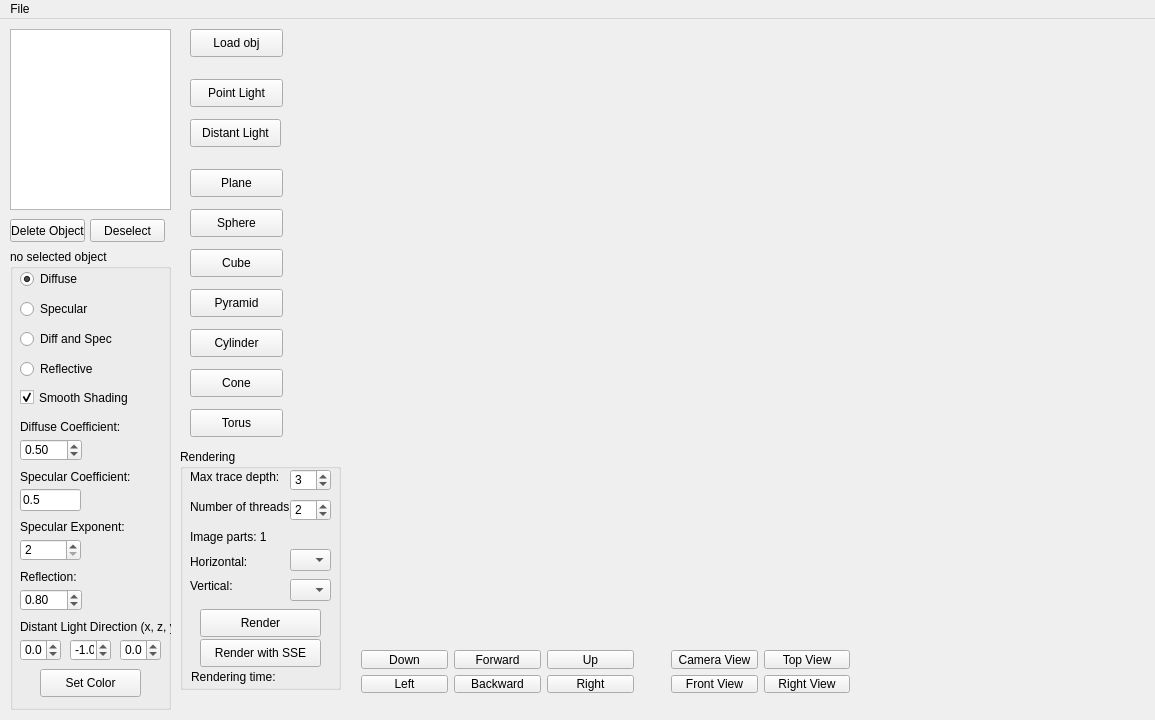
<?xml version="1.0" encoding="UTF-8"?>
<ui version="4.0">
 <class>MainWindow</class>
 <widget class="QMainWindow" name="MainWindow">
  <property name="enabled">
   <bool>true</bool>
  </property>
  <property name="geometry">
   <rect>
    <x>0</x>
    <y>0</y>
    <width>1155</width>
    <height>720</height>
   </rect>
  </property>
  <property name="sizePolicy">
   <sizepolicy hsizetype="Fixed" vsizetype="Fixed">
    <horstretch>0</horstretch>
    <verstretch>0</verstretch>
   </sizepolicy>
  </property>
  <property name="minimumSize">
   <size>
    <width>1155</width>
    <height>720</height>
   </size>
  </property>
  <property name="maximumSize">
   <size>
    <width>1155</width>
    <height>720</height>
   </size>
  </property>
  <property name="windowTitle">
   <string>MainWindow</string>
  </property>
  <widget class="QWidget" name="centralWidget">
   <widget class="GLWidget" name="glWidget" native="true">
    <property name="geometry">
     <rect>
      <x>350</x>
      <y>10</y>
      <width>800</width>
      <height>600</height>
     </rect>
    </property>
    <property name="sizePolicy">
     <sizepolicy hsizetype="Fixed" vsizetype="Fixed">
      <horstretch>0</horstretch>
      <verstretch>0</verstretch>
     </sizepolicy>
    </property>
    <property name="toolTip">
     <string extracomment="Spot light angle"/>
    </property>
   </widget>
   <widget class="QWidget" name="layoutWidget">
    <property name="geometry">
     <rect>
      <x>350</x>
      <y>620</y>
      <width>295</width>
      <height>65</height>
     </rect>
    </property>
    <layout class="QGridLayout" name="MoveCameraGrid">
     <item row="0" column="2">
      <widget class="QPushButton" name="moveUpButton">
       <property name="text">
        <string>Up</string>
       </property>
      </widget>
     </item>
     <item row="0" column="1">
      <widget class="QPushButton" name="moveForwardButton">
       <property name="text">
        <string>Forward</string>
       </property>
      </widget>
     </item>
     <item row="1" column="0">
      <widget class="QPushButton" name="moveLeftButton">
       <property name="text">
        <string>Left</string>
       </property>
      </widget>
     </item>
     <item row="1" column="1">
      <widget class="QPushButton" name="moveBackwardButton">
       <property name="text">
        <string>Backward</string>
       </property>
      </widget>
     </item>
     <item row="1" column="2">
      <widget class="QPushButton" name="moveRightButton">
       <property name="text">
        <string>Right</string>
       </property>
      </widget>
     </item>
     <item row="0" column="0">
      <widget class="QPushButton" name="moveDownButton">
       <property name="text">
        <string>Down</string>
       </property>
      </widget>
     </item>
    </layout>
   </widget>
   <widget class="QListWidget" name="objectListWidget">
    <property name="geometry">
     <rect>
      <x>10</x>
      <y>10</y>
      <width>161</width>
      <height>181</height>
     </rect>
    </property>
   </widget>
   <widget class="QGroupBox" name="propertiesGroupBox">
    <property name="enabled">
     <bool>true</bool>
    </property>
    <property name="geometry">
     <rect>
      <x>10</x>
      <y>230</y>
      <width>161</width>
      <height>461</height>
     </rect>
    </property>
    <property name="title">
     <string>no selected object</string>
    </property>
    <widget class="QPushButton" name="setColorButton">
     <property name="enabled">
      <bool>true</bool>
     </property>
     <property name="geometry">
      <rect>
       <x>30</x>
       <y>420</y>
       <width>101</width>
       <height>28</height>
      </rect>
     </property>
     <property name="text">
      <string>Set Color</string>
     </property>
    </widget>
    <widget class="QRadioButton" name="reflectiveRadioButton">
     <property name="geometry">
      <rect>
       <x>10</x>
       <y>110</y>
       <width>95</width>
       <height>20</height>
      </rect>
     </property>
     <property name="text">
      <string>Reflective</string>
     </property>
    </widget>
    <widget class="QRadioButton" name="specularRadioButton">
     <property name="geometry">
      <rect>
       <x>10</x>
       <y>50</y>
       <width>95</width>
       <height>20</height>
      </rect>
     </property>
     <property name="text">
      <string>Specular</string>
     </property>
    </widget>
    <widget class="QRadioButton" name="diffuseAndSpecularRadioButton">
     <property name="geometry">
      <rect>
       <x>10</x>
       <y>80</y>
       <width>121</width>
       <height>20</height>
      </rect>
     </property>
     <property name="toolTip">
      <string extracomment="Diffuse and Specular"/>
     </property>
     <property name="text">
      <string>Diff and Spec</string>
     </property>
    </widget>
    <widget class="QRadioButton" name="diffuseRadioButton">
     <property name="geometry">
      <rect>
       <x>10</x>
       <y>20</y>
       <width>95</width>
       <height>20</height>
      </rect>
     </property>
     <property name="text">
      <string>Diffuse</string>
     </property>
     <property name="checked">
      <bool>true</bool>
     </property>
    </widget>
    <widget class="QDoubleSpinBox" name="diffuseDoubleSpinBox">
     <property name="geometry">
      <rect>
       <x>10</x>
       <y>190</y>
       <width>62</width>
       <height>22</height>
      </rect>
     </property>
     <property name="minimum">
      <double>0.000000000000000</double>
     </property>
     <property name="maximum">
      <double>1.000000000000000</double>
     </property>
     <property name="singleStep">
      <double>0.010000000000000</double>
     </property>
     <property name="value">
      <double>0.500000000000000</double>
     </property>
    </widget>
    <widget class="QLabel" name="diffuseCoefficientLabel">
     <property name="geometry">
      <rect>
       <x>10</x>
       <y>170</y>
       <width>141</width>
       <height>16</height>
      </rect>
     </property>
     <property name="sizePolicy">
      <sizepolicy hsizetype="Preferred" vsizetype="Preferred">
       <horstretch>0</horstretch>
       <verstretch>0</verstretch>
      </sizepolicy>
     </property>
     <property name="text">
      <string>Diffuse Coefficient:</string>
     </property>
    </widget>
    <widget class="QLabel" name="specularCoefficientLabel">
     <property name="geometry">
      <rect>
       <x>10</x>
       <y>220</y>
       <width>141</width>
       <height>16</height>
      </rect>
     </property>
     <property name="text">
      <string>Specular Coefficient:</string>
     </property>
    </widget>
    <widget class="QLabel" name="specularExponentLabel">
     <property name="geometry">
      <rect>
       <x>10</x>
       <y>270</y>
       <width>141</width>
       <height>16</height>
      </rect>
     </property>
     <property name="text">
      <string>Specular Exponent:</string>
     </property>
    </widget>
    <widget class="QSpinBox" name="specularExponentSpinBox">
     <property name="enabled">
      <bool>true</bool>
     </property>
     <property name="geometry">
      <rect>
       <x>10</x>
       <y>290</y>
       <width>61</width>
       <height>22</height>
      </rect>
     </property>
     <property name="minimum">
      <number>2</number>
     </property>
     <property name="maximum">
      <number>2000</number>
     </property>
     <property name="singleStep">
      <number>1</number>
     </property>
    </widget>
    <widget class="QLineEdit" name="specularLineEdit">
     <property name="enabled">
      <bool>true</bool>
     </property>
     <property name="geometry">
      <rect>
       <x>10</x>
       <y>240</y>
       <width>61</width>
       <height>22</height>
      </rect>
     </property>
     <property name="text">
      <string>0.5</string>
     </property>
     <property name="readOnly">
      <bool>true</bool>
     </property>
    </widget>
    <widget class="QLabel" name="reflectionLabel">
     <property name="geometry">
      <rect>
       <x>10</x>
       <y>320</y>
       <width>141</width>
       <height>16</height>
      </rect>
     </property>
     <property name="text">
      <string>Reflection:</string>
     </property>
    </widget>
    <widget class="QDoubleSpinBox" name="reflectionDoubleSpinBox">
     <property name="geometry">
      <rect>
       <x>10</x>
       <y>340</y>
       <width>62</width>
       <height>22</height>
      </rect>
     </property>
     <property name="maximum">
      <double>1.000000000000000</double>
     </property>
     <property name="singleStep">
      <double>0.100000000000000</double>
     </property>
     <property name="value">
      <double>0.800000000000000</double>
     </property>
    </widget>
    <widget class="QCheckBox" name="SmoothShadingCheckBox">
     <property name="geometry">
      <rect>
       <x>10</x>
       <y>140</y>
       <width>141</width>
       <height>17</height>
      </rect>
     </property>
     <property name="minimumSize">
      <size>
       <width>140</width>
       <height>0</height>
      </size>
     </property>
     <property name="text">
      <string>Smooth Shading</string>
     </property>
     <property name="checked">
      <bool>true</bool>
     </property>
    </widget>
    <widget class="QLabel" name="distantLightDirectionLabel">
     <property name="geometry">
      <rect>
       <x>10</x>
       <y>370</y>
       <width>151</width>
       <height>16</height>
      </rect>
     </property>
     <property name="minimumSize">
      <size>
       <width>151</width>
       <height>0</height>
      </size>
     </property>
     <property name="text">
      <string>Distant Light Direction (x, z, y):</string>
     </property>
    </widget>
    <widget class="QDoubleSpinBox" name="distLightDirXDoubleSpinBox">
     <property name="geometry">
      <rect>
       <x>10</x>
       <y>390</y>
       <width>41</width>
       <height>22</height>
      </rect>
     </property>
     <property name="decimals">
      <number>1</number>
     </property>
     <property name="minimum">
      <double>-10.000000000000000</double>
     </property>
     <property name="maximum">
      <double>10.000000000000000</double>
     </property>
     <property name="singleStep">
      <double>1.000000000000000</double>
     </property>
     <property name="value">
      <double>0.000000000000000</double>
     </property>
    </widget>
    <widget class="QDoubleSpinBox" name="distLightDirYDoubleSpinBox">
     <property name="geometry">
      <rect>
       <x>60</x>
       <y>390</y>
       <width>41</width>
       <height>22</height>
      </rect>
     </property>
     <property name="decimals">
      <number>1</number>
     </property>
     <property name="minimum">
      <double>-10.000000000000000</double>
     </property>
     <property name="maximum">
      <double>10.000000000000000</double>
     </property>
     <property name="singleStep">
      <double>1.000000000000000</double>
     </property>
     <property name="value">
      <double>-1.000000000000000</double>
     </property>
    </widget>
    <widget class="QDoubleSpinBox" name="distLightDirZDoubleSpinBox">
     <property name="geometry">
      <rect>
       <x>110</x>
       <y>390</y>
       <width>41</width>
       <height>22</height>
      </rect>
     </property>
     <property name="decimals">
      <number>1</number>
     </property>
     <property name="minimum">
      <double>-10.000000000000000</double>
     </property>
     <property name="maximum">
      <double>10.000000000000000</double>
     </property>
     <property name="singleStep">
      <double>1.000000000000000</double>
     </property>
     <property name="value">
      <double>0.000000000000000</double>
     </property>
    </widget>
   </widget>
   <widget class="QGroupBox" name="groupBox">
    <property name="geometry">
     <rect>
      <x>180</x>
      <y>430</y>
      <width>161</width>
      <height>241</height>
     </rect>
    </property>
    <property name="title">
     <string>Rendering</string>
    </property>
    <widget class="QPushButton" name="renderButton">
     <property name="geometry">
      <rect>
       <x>20</x>
       <y>160</y>
       <width>121</width>
       <height>28</height>
      </rect>
     </property>
     <property name="text">
      <string>Render</string>
     </property>
    </widget>
    <widget class="QLabel" name="labelTime">
     <property name="geometry">
      <rect>
       <x>10</x>
       <y>220</y>
       <width>141</width>
       <height>16</height>
      </rect>
     </property>
     <property name="text">
      <string>Rendering time:</string>
     </property>
     <property name="alignment">
      <set>Qt::AlignLeading|Qt::AlignLeft|Qt::AlignVCenter</set>
     </property>
     <property name="indent">
      <number>1</number>
     </property>
    </widget>
    <widget class="QLabel" name="label_7">
     <property name="geometry">
      <rect>
       <x>10</x>
       <y>20</y>
       <width>141</width>
       <height>16</height>
      </rect>
     </property>
     <property name="text">
      <string>Max trace depth:</string>
     </property>
    </widget>
    <widget class="QSpinBox" name="maxTraceDepthSpinBox">
     <property name="geometry">
      <rect>
       <x>110</x>
       <y>20</y>
       <width>41</width>
       <height>22</height>
      </rect>
     </property>
     <property name="minimum">
      <number>1</number>
     </property>
     <property name="maximum">
      <number>100</number>
     </property>
     <property name="value">
      <number>3</number>
     </property>
    </widget>
    <widget class="QLabel" name="label_9">
     <property name="geometry">
      <rect>
       <x>10</x>
       <y>50</y>
       <width>101</width>
       <height>16</height>
      </rect>
     </property>
     <property name="text">
      <string>Number of threads:</string>
     </property>
    </widget>
    <widget class="QSpinBox" name="spinBoxNumberOfThreads">
     <property name="geometry">
      <rect>
       <x>110</x>
       <y>50</y>
       <width>41</width>
       <height>22</height>
      </rect>
     </property>
     <property name="minimum">
      <number>1</number>
     </property>
     <property name="maximum">
      <number>4</number>
     </property>
     <property name="value">
      <number>2</number>
     </property>
    </widget>
    <widget class="QPushButton" name="pushSSEButton">
     <property name="geometry">
      <rect>
       <x>20</x>
       <y>190</y>
       <width>121</width>
       <height>28</height>
      </rect>
     </property>
     <property name="text">
      <string>Render with SSE</string>
     </property>
    </widget>
    <widget class="QLabel" name="imagePartsLabel">
     <property name="geometry">
      <rect>
       <x>10</x>
       <y>80</y>
       <width>100</width>
       <height>16</height>
      </rect>
     </property>
     <property name="minimumSize">
      <size>
       <width>100</width>
       <height>16</height>
      </size>
     </property>
     <property name="text">
      <string>Image parts: 1</string>
     </property>
    </widget>
    <widget class="QLabel" name="label_2">
     <property name="geometry">
      <rect>
       <x>10</x>
       <y>105</y>
       <width>81</width>
       <height>16</height>
      </rect>
     </property>
     <property name="minimumSize">
      <size>
       <width>81</width>
       <height>16</height>
      </size>
     </property>
     <property name="maximumSize">
      <size>
       <width>81</width>
       <height>16777215</height>
      </size>
     </property>
     <property name="text">
      <string>Horizontal:</string>
     </property>
    </widget>
    <widget class="QComboBox" name="imagePartsHComboBox">
     <property name="geometry">
      <rect>
       <x>110</x>
       <y>100</y>
       <width>41</width>
       <height>22</height>
      </rect>
     </property>
     <property name="minimumSize">
      <size>
       <width>41</width>
       <height>0</height>
      </size>
     </property>
     <property name="maximumSize">
      <size>
       <width>41</width>
       <height>16777215</height>
      </size>
     </property>
     <property name="currentText">
      <string/>
     </property>
     <property name="currentIndex">
      <number>-1</number>
     </property>
    </widget>
    <widget class="QComboBox" name="imagePartsVComboBox">
     <property name="geometry">
      <rect>
       <x>110</x>
       <y>130</y>
       <width>41</width>
       <height>22</height>
      </rect>
     </property>
     <property name="minimumSize">
      <size>
       <width>41</width>
       <height>0</height>
      </size>
     </property>
     <property name="maximumSize">
      <size>
       <width>41</width>
       <height>16777215</height>
      </size>
     </property>
     <property name="currentIndex">
      <number>-1</number>
     </property>
    </widget>
    <widget class="QLabel" name="label_3">
     <property name="geometry">
      <rect>
       <x>10</x>
       <y>130</y>
       <width>81</width>
       <height>13</height>
      </rect>
     </property>
     <property name="minimumSize">
      <size>
       <width>81</width>
       <height>0</height>
      </size>
     </property>
     <property name="maximumSize">
      <size>
       <width>81</width>
       <height>16777215</height>
      </size>
     </property>
     <property name="text">
      <string>Vertical:</string>
     </property>
    </widget>
   </widget>
   <widget class="QPushButton" name="deselectButton">
    <property name="geometry">
     <rect>
      <x>90</x>
      <y>200</y>
      <width>75</width>
      <height>23</height>
     </rect>
    </property>
    <property name="text">
     <string>Deselect</string>
    </property>
   </widget>
   <widget class="QPushButton" name="deleteObjectButton">
    <property name="geometry">
     <rect>
      <x>10</x>
      <y>200</y>
      <width>75</width>
      <height>23</height>
     </rect>
    </property>
    <property name="toolTip">
     <string extracomment="Delete selected object"/>
    </property>
    <property name="text">
     <string>Delete Object</string>
    </property>
   </widget>
   <widget class="QWidget" name="gridLayoutWidget">
    <property name="geometry">
     <rect>
      <x>660</x>
      <y>620</y>
      <width>201</width>
      <height>65</height>
     </rect>
    </property>
    <layout class="QGridLayout" name="gridLayout">
     <item row="1" column="1">
      <widget class="QPushButton" name="RightViewButton">
       <property name="text">
        <string>Right View</string>
       </property>
      </widget>
     </item>
     <item row="0" column="1">
      <widget class="QPushButton" name="TopViewButton">
       <property name="text">
        <string>Top View</string>
       </property>
      </widget>
     </item>
     <item row="0" column="0">
      <widget class="QPushButton" name="CameraViewButton">
       <property name="text">
        <string>Camera View</string>
       </property>
      </widget>
     </item>
     <item row="1" column="0">
      <widget class="QPushButton" name="FrontViewButton">
       <property name="text">
        <string>Front View</string>
       </property>
      </widget>
     </item>
    </layout>
   </widget>
   <widget class="QPushButton" name="addPlaneButton">
    <property name="geometry">
     <rect>
      <x>190</x>
      <y>150</y>
      <width>93</width>
      <height>28</height>
     </rect>
    </property>
    <property name="text">
     <string>Plane</string>
    </property>
   </widget>
   <widget class="QPushButton" name="addSphereButton">
    <property name="geometry">
     <rect>
      <x>190</x>
      <y>190</y>
      <width>93</width>
      <height>28</height>
     </rect>
    </property>
    <property name="text">
     <string>Sphere</string>
    </property>
   </widget>
   <widget class="QPushButton" name="addCubeButton">
    <property name="geometry">
     <rect>
      <x>190</x>
      <y>230</y>
      <width>93</width>
      <height>28</height>
     </rect>
    </property>
    <property name="text">
     <string>Cube</string>
    </property>
   </widget>
   <widget class="QPushButton" name="addPyramidButton">
    <property name="geometry">
     <rect>
      <x>190</x>
      <y>270</y>
      <width>93</width>
      <height>28</height>
     </rect>
    </property>
    <property name="text">
     <string>Pyramid</string>
    </property>
   </widget>
   <widget class="QPushButton" name="addPointLightButton">
    <property name="geometry">
     <rect>
      <x>190</x>
      <y>60</y>
      <width>93</width>
      <height>28</height>
     </rect>
    </property>
    <property name="text">
     <string>Point Light</string>
    </property>
   </widget>
   <widget class="QPushButton" name="addDistantLightButton">
    <property name="geometry">
     <rect>
      <x>190</x>
      <y>100</y>
      <width>91</width>
      <height>28</height>
     </rect>
    </property>
    <property name="text">
     <string>Distant Light</string>
    </property>
   </widget>
   <widget class="QPushButton" name="addObjButton">
    <property name="geometry">
     <rect>
      <x>190</x>
      <y>10</y>
      <width>93</width>
      <height>28</height>
     </rect>
    </property>
    <property name="text">
     <string>Load obj</string>
    </property>
   </widget>
   <widget class="QPushButton" name="addCylinderButton">
    <property name="geometry">
     <rect>
      <x>190</x>
      <y>310</y>
      <width>93</width>
      <height>28</height>
     </rect>
    </property>
    <property name="text">
     <string>Cylinder</string>
    </property>
   </widget>
   <widget class="QPushButton" name="addConeButton">
    <property name="geometry">
     <rect>
      <x>190</x>
      <y>350</y>
      <width>93</width>
      <height>28</height>
     </rect>
    </property>
    <property name="text">
     <string>Cone</string>
    </property>
   </widget>
   <widget class="QPushButton" name="addTorusButton">
    <property name="geometry">
     <rect>
      <x>190</x>
      <y>390</y>
      <width>93</width>
      <height>28</height>
     </rect>
    </property>
    <property name="text">
     <string>Torus</string>
    </property>
   </widget>
  </widget>
  <widget class="QMenuBar" name="menuBar">
   <property name="geometry">
    <rect>
     <x>0</x>
     <y>0</y>
     <width>1155</width>
     <height>21</height>
    </rect>
   </property>
   <widget class="QMenu" name="menuObjects">
    <property name="title">
     <string>File</string>
    </property>
    <addaction name="actionOpen_Scene"/>
    <addaction name="actionSave_Scene"/>
    <addaction name="separator"/>
    <addaction name="actionClear_Scene"/>
   </widget>
   <addaction name="menuObjects"/>
  </widget>
  <action name="actionOpen_Scene">
   <property name="enabled">
    <bool>true</bool>
   </property>
   <property name="text">
    <string>Open Scene</string>
   </property>
  </action>
  <action name="actionSave_Scene">
   <property name="enabled">
    <bool>true</bool>
   </property>
   <property name="text">
    <string>Save Scene</string>
   </property>
  </action>
  <action name="actionClear_Scene">
   <property name="text">
    <string>Clear Scene</string>
   </property>
  </action>
 </widget>
 <layoutdefault spacing="6" margin="11"/>
 <customwidgets>
  <customwidget>
   <class>GLWidget</class>
   <extends>QWidget</extends>
   <header>opengl\gl_widget.h</header>
   <container>1</container>
   <slots>
    <signal>objectSelected()</signal>
    <slot>moveCameraForward()</slot>
    <slot>moveCameraBackward()</slot>
    <slot>moveCameraLeft()</slot>
    <slot>moveCameraRight()</slot>
    <slot>moveCameraUp()</slot>
    <slot>moveCameraDown()</slot>
    <slot>setMoveStep(double)</slot>
   </slots>
  </customwidget>
 </customwidgets>
 <resources/>
 <connections>
  <connection>
   <sender>moveForwardButton</sender>
   <signal>clicked()</signal>
   <receiver>glWidget</receiver>
   <slot>moveCameraForward()</slot>
   <hints>
    <hint type="sourcelabel">
     <x>437</x>
     <y>817</y>
    </hint>
    <hint type="destinationlabel">
     <x>300</x>
     <y>187</y>
    </hint>
   </hints>
  </connection>
  <connection>
   <sender>moveBackwardButton</sender>
   <signal>clicked()</signal>
   <receiver>glWidget</receiver>
   <slot>moveCameraBackward()</slot>
   <hints>
    <hint type="sourcelabel">
     <x>437</x>
     <y>852</y>
    </hint>
    <hint type="destinationlabel">
     <x>300</x>
     <y>246</y>
    </hint>
   </hints>
  </connection>
  <connection>
   <sender>moveDownButton</sender>
   <signal>clicked()</signal>
   <receiver>glWidget</receiver>
   <slot>moveCameraDown()</slot>
   <hints>
    <hint type="sourcelabel">
     <x>301</x>
     <y>817</y>
    </hint>
    <hint type="destinationlabel">
     <x>300</x>
     <y>280</y>
    </hint>
   </hints>
  </connection>
  <connection>
   <sender>moveUpButton</sender>
   <signal>clicked()</signal>
   <receiver>glWidget</receiver>
   <slot>moveCameraUp()</slot>
   <hints>
    <hint type="sourcelabel">
     <x>593</x>
     <y>817</y>
    </hint>
    <hint type="destinationlabel">
     <x>300</x>
     <y>194</y>
    </hint>
   </hints>
  </connection>
  <connection>
   <sender>moveLeftButton</sender>
   <signal>clicked()</signal>
   <receiver>glWidget</receiver>
   <slot>moveCameraLeft()</slot>
   <hints>
    <hint type="sourcelabel">
     <x>301</x>
     <y>852</y>
    </hint>
    <hint type="destinationlabel">
     <x>300</x>
     <y>275</y>
    </hint>
   </hints>
  </connection>
  <connection>
   <sender>moveRightButton</sender>
   <signal>clicked()</signal>
   <receiver>glWidget</receiver>
   <slot>moveCameraRight()</slot>
   <hints>
    <hint type="sourcelabel">
     <x>593</x>
     <y>852</y>
    </hint>
    <hint type="destinationlabel">
     <x>300</x>
     <y>247</y>
    </hint>
   </hints>
  </connection>
  <connection>
   <sender>glWidget</sender>
   <signal>objectSelected()</signal>
   <receiver>MainWindow</receiver>
   <slot>updateProperties()</slot>
   <hints>
    <hint type="sourcelabel">
     <x>482</x>
     <y>283</y>
    </hint>
    <hint type="destinationlabel">
     <x>389</x>
     <y>434</y>
    </hint>
   </hints>
  </connection>
  <connection>
   <sender>glWidget</sender>
   <signal>objectSelected()</signal>
   <receiver>MainWindow</receiver>
   <slot>selectObjectInList()</slot>
   <hints>
    <hint type="sourcelabel">
     <x>426</x>
     <y>178</y>
    </hint>
    <hint type="destinationlabel">
     <x>346</x>
     <y>24</y>
    </hint>
   </hints>
  </connection>
 </connections>
 <slots>
  <slot>updateProperties()</slot>
  <slot>selectObjectInList()</slot>
 </slots>
</ui>
